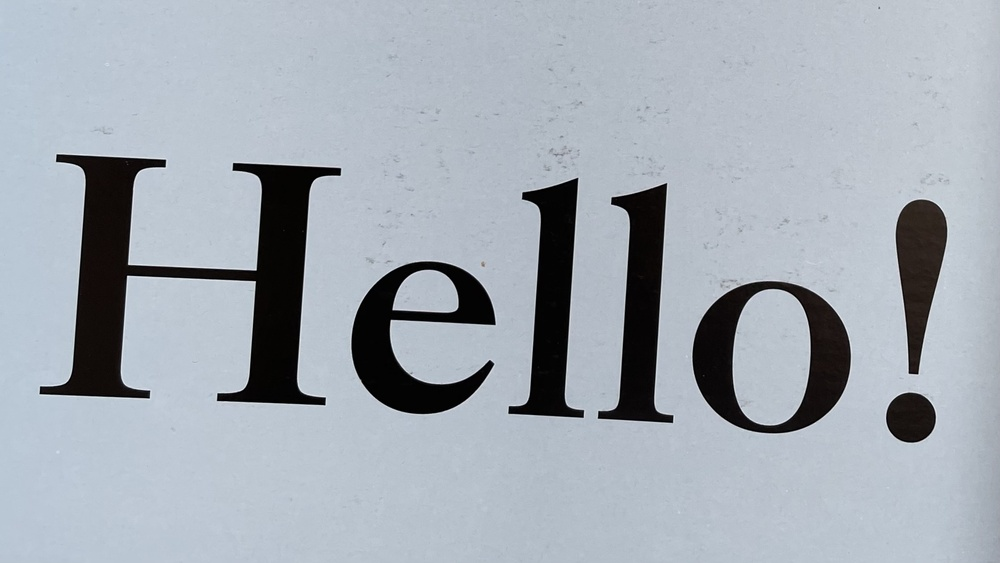
%> input picture problem1/HELLO.jpg, 1000 x 563 px, shrunk from 2236 x 1258 before the run
$ octave problem1_4.m   (GNU Octave 9; MATLAB toolbox functions it lacks are replaced by stand-ins)
%> lines starting %> are read from the running program, lines starting %| are printed output that depends on the picture
% Read and preprocess the image
I = imread('./HELLO.jpg');
%> I is the input picture: size 563x1000x3 uint8; mean R, G, B 163.3, 170.9, 179.8
I = rgb2gray(I);
%> I: size 563x1000 uint8
I = im2double(I);
%> I: size 563x1000 double

[m, n] = size(I);
%> m = 563; n = 1000
M = 2 * m;  % Height (rows)
%> M = 1126
N = 2 * n;  % Width (columns)
%> N = 2000

% Generate frequency coordinate grid to match M x N
u = -N/2 : (N/2 - 1); % Frequency coordinates in the width direction
%> u = 2000 values from -1000 to 999
v = -M/2 : (M/2 - 1); % Frequency coordinates in the height direction
%> v = 1126 values from -563 to 562
[U, V] = meshgrid(u, v);
D = sqrt(U.^2 + V.^2);  % Calculate the distance from each point to the center in the frequency domain

% Define the Ideal High-Pass Filter
D0 = 40;                % Cut-off frequency
H_ideal = double(D > D0); % Ideal high-pass filter mask

% Perform Fourier Transform on the image and pad to M x N
I_fft_shifted = fftshift(fft2(I, M, N)); % Fourier transform and shift zero frequency to center

% Apply the Ideal High-Pass Filter
I_ideal_filtered = I_fft_shifted .* H_ideal; % Apply the Ideal High-Pass Filter
I_ideal_result = ifft2(ifftshift(I_ideal_filtered)); % Inverse Fourier transform
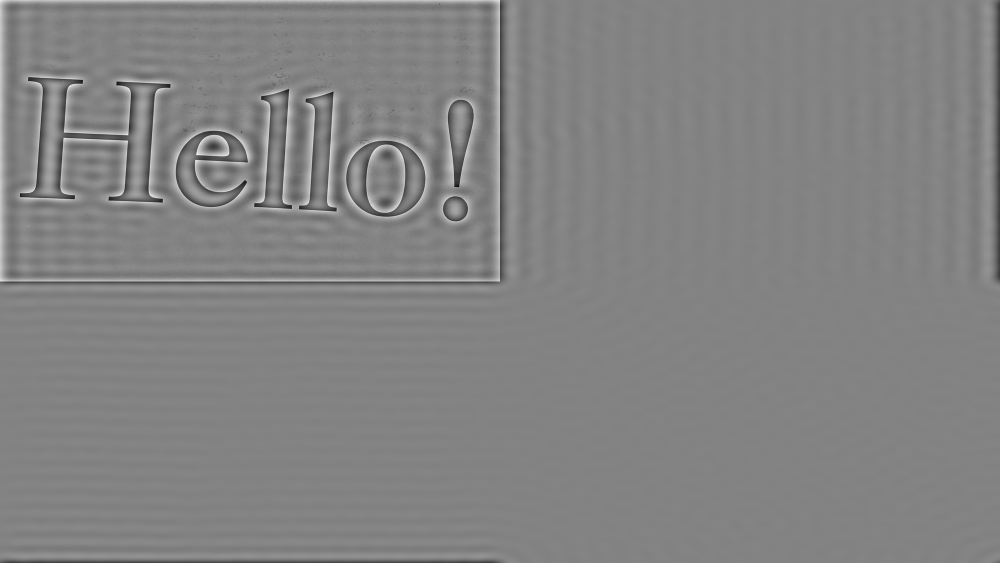
%> I_ideal_result: size 1126x2000 double (shown at 1/2 size); min -0.701, max 0.662, mean 1.51e-19; drawn with min black and max white
I_ideal_result = real(I_ideal_result(1:m, 1:n)); % Extract real part and crop to original size
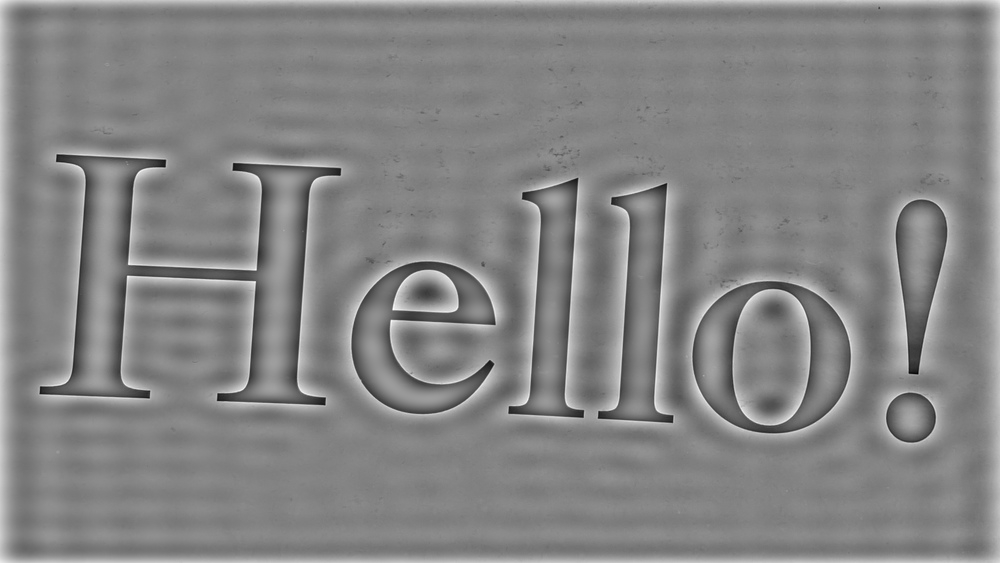
%> I_ideal_result: size 563x1000 double; min -0.701, max 0.662, mean 0.00751; drawn with min black and max white

% Define the Butterworth High-Pass Filter
Dh = 40; % Cut-off frequency
n_order = 1; % Filter order
H_butter = butter_hp_kernel(I, Dh, n_order); % Generate Butterworth filter kernel
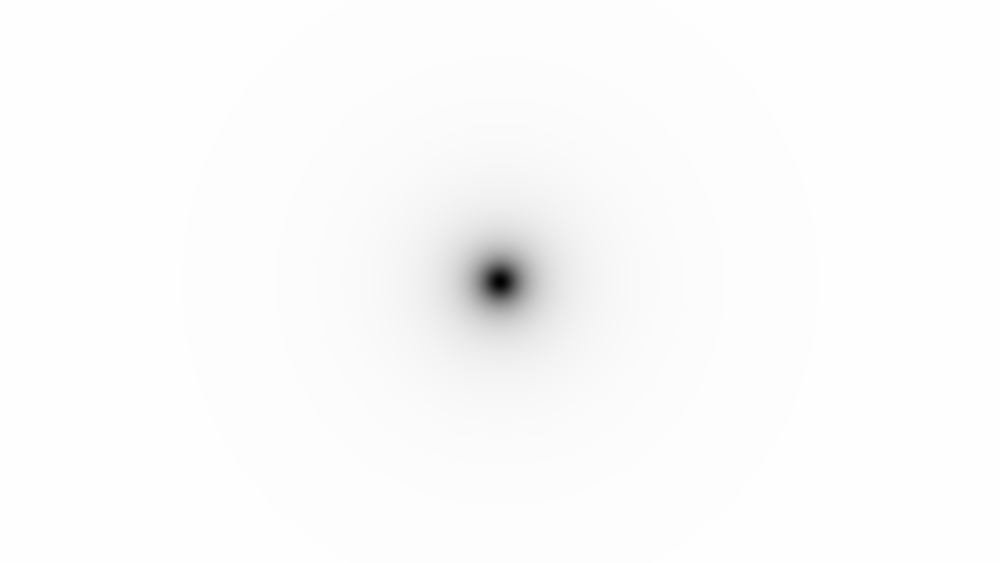
%> H_butter: size 1126x2000 double (shown at 1/2 size); min 3.08e-35, max 0.999, mean 0.987

% Check values of H_butter
disp("Max value of H_butter:");
disp(max(H_butter(:)));
%| 0.9988
disp("Min value of H_butter:");
disp(min(H_butter(:)));
%| 3.0815e-35

% Display Butterworth filter mask
figure;
imshow(H_butter, []);
title("Butterworth High-Pass Filter Mask");

% Apply the Butterworth High-Pass Filter
I_butter_filtered = I_fft_shifted .* H_butter; % Apply the Butterworth filter

% Check the size of the filtered result
disp("Size of I_butter_filtered:");
disp(size(I_butter_filtered)); % Should be M x N
%|    1126   2000

I_butter_result = ifft2(ifftshift(I_butter_filtered)); % Inverse Fourier transform
I_butter_result = real(I_butter_result(1:m, 1:n)); % Extract real part and crop to original size
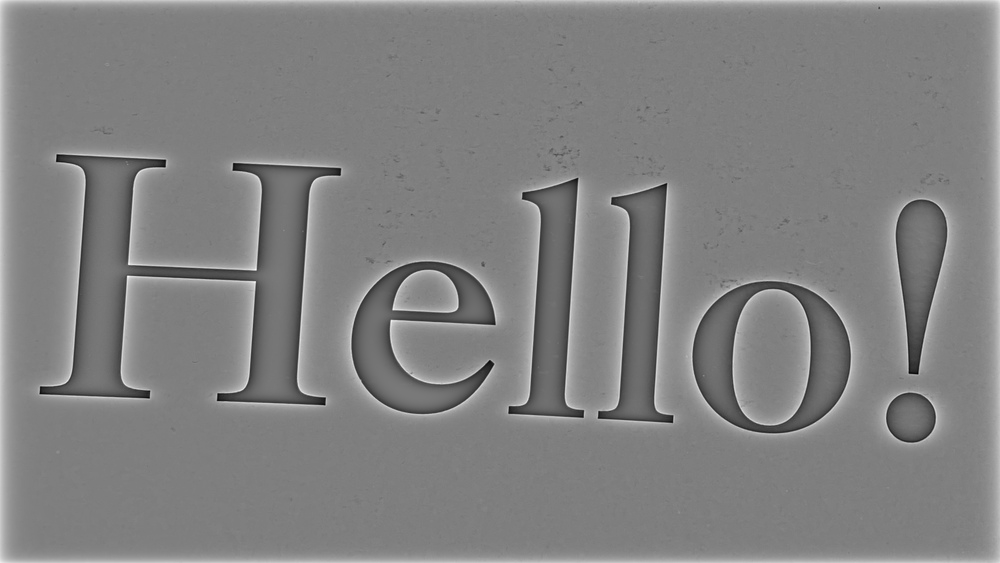
%> I_butter_result: size 563x1000 double; min -0.619, max 0.626, mean 0.0118; drawn with min black and max white

% Check values of I_butter_result
disp("Max value of I_butter_result:");
disp(max(I_butter_result(:)));
%| 0.6263
disp("Min value of I_butter_result:");
disp(min(I_butter_result(:)));
%| -0.6192

% Display results
figure;
subplot(3, 3, 1), imshow(I), title("Original Image");
subplot(3, 3, 2), imshow(log(1 + abs(I_fft_shifted)), []), title("Frequency Spectrum (Original)");
%> after `imshow(log(1 + abs(I_fft_shifted)), [])`:
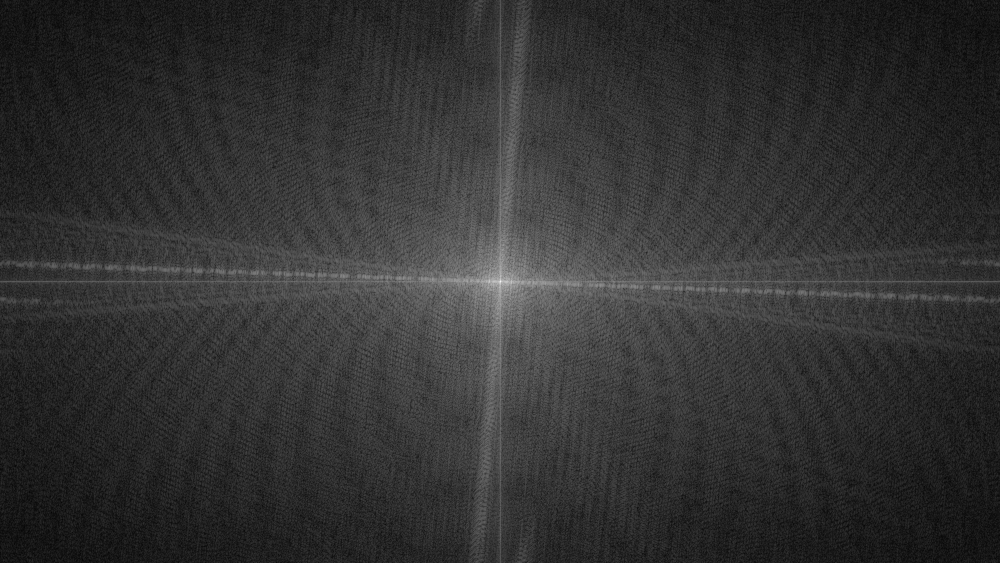
%> displayed picture: size 1126x2000, on the screen's scale of 0 to 255 (shown at 1/2 size); min 0, max 255, mean 49.7
subplot(3, 3, 3), imshow(I_ideal_result, []), title("Ideal High-Pass Filtered Image");
subplot(3, 3, 4), imhist(I), title("Histogram of Original Image");
subplot(3, 3, 5), imshow(I_butter_result, []), title("Butterworth High-Pass Filtered Image");
subplot(3, 3, 6), imhist(I_ideal_result), title("Histogram after Ideal High-Pass Filter");
subplot(3, 3, 7), imhist(I_butter_result), title("Histogram after Butterworth High-Pass Filter");
%> after `title("Histogram after Butterworth High-Pass Filter")`:
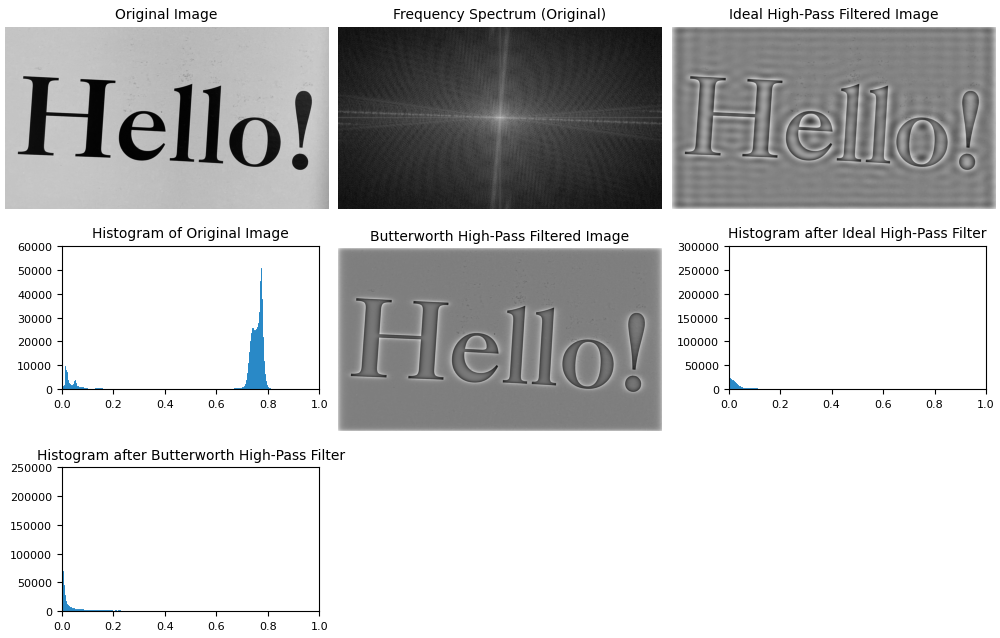
%> figure redrawn from the program's plot data, 7 panels

% Function Definitions
% Butterworth High-Pass Filter frequency response
function out = butter_hp_f(u, v, Dh, n_order)
    uv = u.^2 + v.^2;
    Duv = sqrt(uv) + eps; % Avoid division by zero
    frac = Dh ./ Duv;
    out = 1 ./ (1 + (frac .^ (2 * n_order)));
end

% Generate Butterworth High-Pass Filter kernel
function out = butter_hp_kernel(I, Dh, n_order)
    [Height, Width] = size(I);
    M = 2 * Height;  % Ensure the filter matches the padded Fourier transform size
    N = 2 * Width;

    [u, v] = meshgrid( ...
                    -floor(N/2):floor(N/2)-1, ...
                    -floor(M/2):floor(M/2)-1 ...
                 );
    out = butter_hp_f(u, v, Dh, n_order);
end
